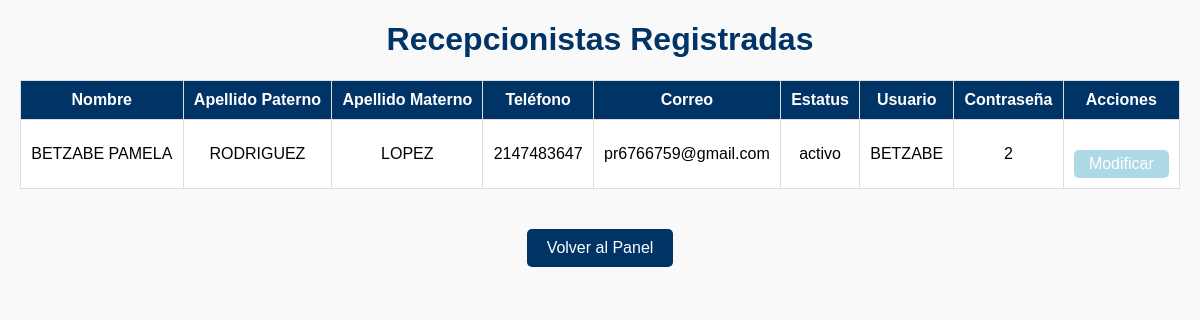
Page /ver_recepcionista.php (signed in) on the committed database.
### tables this page shows
CREATE TABLE `personal` (
  `Id_personal` int(10) NOT NULL,
  `Nombre` varchar(25) NOT NULL,
  `Apellido_Paterno` varchar(25) NOT NULL,
  `Apellido_Materno` varchar(30) NOT NULL,
  `Tipo` varchar(25) NOT NULL,
  `Especialidad` varchar(30) NOT NULL,
  `Telefono` int(10) NOT NULL,
  `Correo` varchar(25) NOT NULL,
  `Estatus` varchar(25) NOT NULL,
  `Usuario` varchar(20) NOT NULL,
  `Contrasena` varchar(10) NOT NULL
);

### ver_recepcionista.php (the view, shortened to what this page needs)
<?php
include('conexion.php');
$query = "SELECT Id_personal, Nombre, Apellido_paterno, Apellido_materno, Telefono, Correo, Estatus, Usuario, Contrasena
          FROM personal
          WHERE Tipo = 'Recepcionista'";
$result = mysqli_query($conn, $query);
?>
<!DOCTYPE html>
<html lang="es">
<head>
</head>
<body>
    <div class="container">
        <h1>Recepcionistas Registradas</h1>
        <?php if (mysqli_num_rows($result) > 0): ?>
            <table>
                <thead>
                    <tr>
                        <th>Nombre</th>
                        <th>Apellido Paterno</th>
                        <th>Apellido Materno</th>
                        <th>Teléfono</th>
                        <th>Correo</th>
                        <th>Estatus</th>
                        <th>Usuario</th>
                        <th>Contraseña</th>
                        <th>Acciones</th>
                    </tr>
                </thead>
                <tbody>
                    <?php while ($row = mysqli_fetch_assoc($result)): ?>
                        <tr>
                            <td><?php echo htmlspecialchars($row['Nombre']); ?></td>
                            <td><?php echo htmlspecialchars($row['Apellido_paterno']); ?></td>
                            <td><?php echo htmlspecialchars($row['Apellido_materno']); ?></td>
                            <td><?php echo htmlspecialchars($row['Telefono']); ?></td>
                            <td><?php echo htmlspecialchars($row['Correo']); ?></td>
                            <td><?php echo htmlspecialchars($row['Estatus']); ?></td>
                            <td><?php echo htmlspecialchars($row['Usuario']); ?></td>
                            <td><?php echo htmlspecialchars($row['Contrasena']); ?></td>
                            <td><a href="modificar_recepcionista.php?id=<?php echo $row['Id_personal']; ?>" class="btn-modificar">Modificar</a></td>
                        </tr>
                    <?php endwhile; ?>
                </tbody>
            </table>
        <?php else: ?>
            <p class="no-data">No hay recepcionistas registradas en el sistema.</p>
        <?php endif; ?>
        <div style="text-align: center;">
            <a href="administrador.php">Volver al Panel</a>
        </div>
    </div>
</body>
</html>

### ver_recepcionista.php (style rules this page uses)
body { font-family: Arial, sans-serif; margin: 20px; background-color: #f9f9f9; }
h1 { text-align: center; color: #003366; }
table { width: 100%; border-collapse: collapse; margin: 20px auto; background-color: #ffffff; }
table th, table td { border: 1px solid #ddd; padding: 10px; text-align: center; }
table th { background-color: #003366; color: #ffffff; }
a { display: inline-block; margin-top: 20px; padding: 10px 20px; background-color: #003366; color: #ffffff; text-decoration: none; border-radius: 5px; text-align: center; }
.container { max-width: 1200px; margin: 0 auto; }
.btn-modificar { padding: 5px 15px; background-color: lightblue; color: white; text-decoration: none; border-radius: 5px; }

### rows in the picture
personal: Nombre "BETZABE PAMELA", Apellido_Paterno "RODRIGUEZ", Apellido_Materno "LOPEZ", Telefono "2147483647", Correo "pr6766759@gmail.com", Estatus "activo", Usuario "BETZABE", Contrasena "2"
